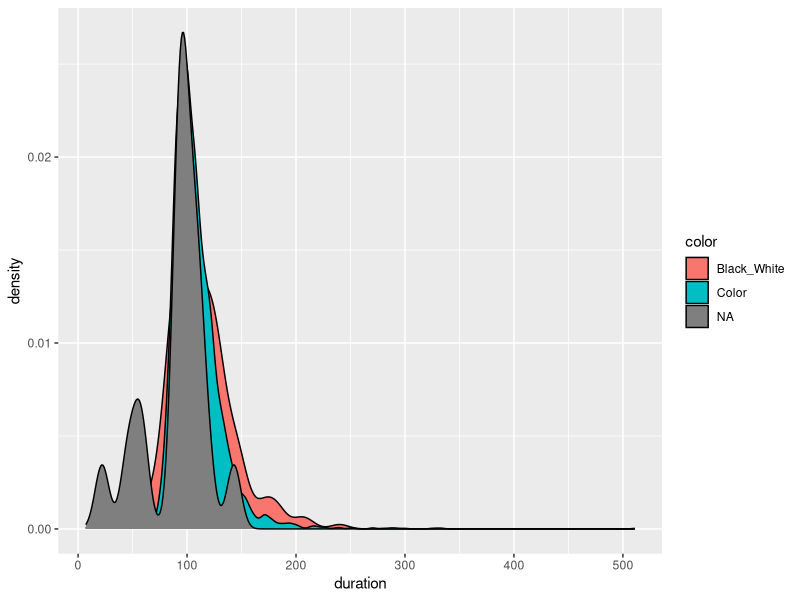

Reproduce this figure in R.
## ---- chunk 1
library(tidyverse)
# This shows folder where you stored this qmd!
#getwd()

#data from:
#https://www.kaggle.com/datasets/tmdb/tmdb-movie-metadata
imdb_messy <- read_csv("../data/imdb_5000_messy.csv")

view(imdb_messy)


#Do a quick summary() of each variable in the dataset.
imdb_messy |>
  mutate(across(where(is.character), as.factor)) |>  # convert characters to factors in order to summarize
  summary()
#this shows the number of different answers from each variable
#color variable has these answers: B&W, Black and White, color, Color, COLOR

#Let's wrangle this inconsistency.
imdb_temp <- imdb_messy |>
  mutate(color = fct_recode(color,
                            "Color" = "COLOR",
                            "Color" = "color",
                            "Black_White" = "B&W",
                            "Black_White" = "Black and White"))
imdb_temp |>
  count(color)
## ---- chunk 2
#Exercise 6: Clean Data: Missing Data 1

# Part a
# As a first step, let’s simply understand the volume of NAs. Specifically:
# Count the total number of rows in imdb_messy
count(imdb_messy)

# Then count the number of NAs in each column
colSums(is.na(imdb_messy))

# Show rows of movies with NA for variable actor_1_facebook_likes
imdb_messy |> 
  filter(is.na(actor_1_facebook_likes)) 

## ---- chunk 3
# Exercise 7: Clean Data: Missing Data 2 Part a

# Calculate the average duration of a film. THINK: How can we deal with the NA’s?
imdb_messy |> 
  summarize(mean(duration, na.rm = TRUE))


# drop_na()  drops out all/any rows with any NA value
imdb_temp <- drop_na(imdb_messy)
imdb_temp

#relationship of film duration vs color
imdb_messy <- imdb_messy |>
  mutate(color = fct_recode(color,
                            "Color" = "COLOR",
                            "Color" = "color",
                            "Black_White" = "B&W",
                            "Black_White" = "Black and White"))
ggplot(imdb_messy, aes(x = duration, fill = color)) +
  geom_density()

#create new dataset without datapoints 



